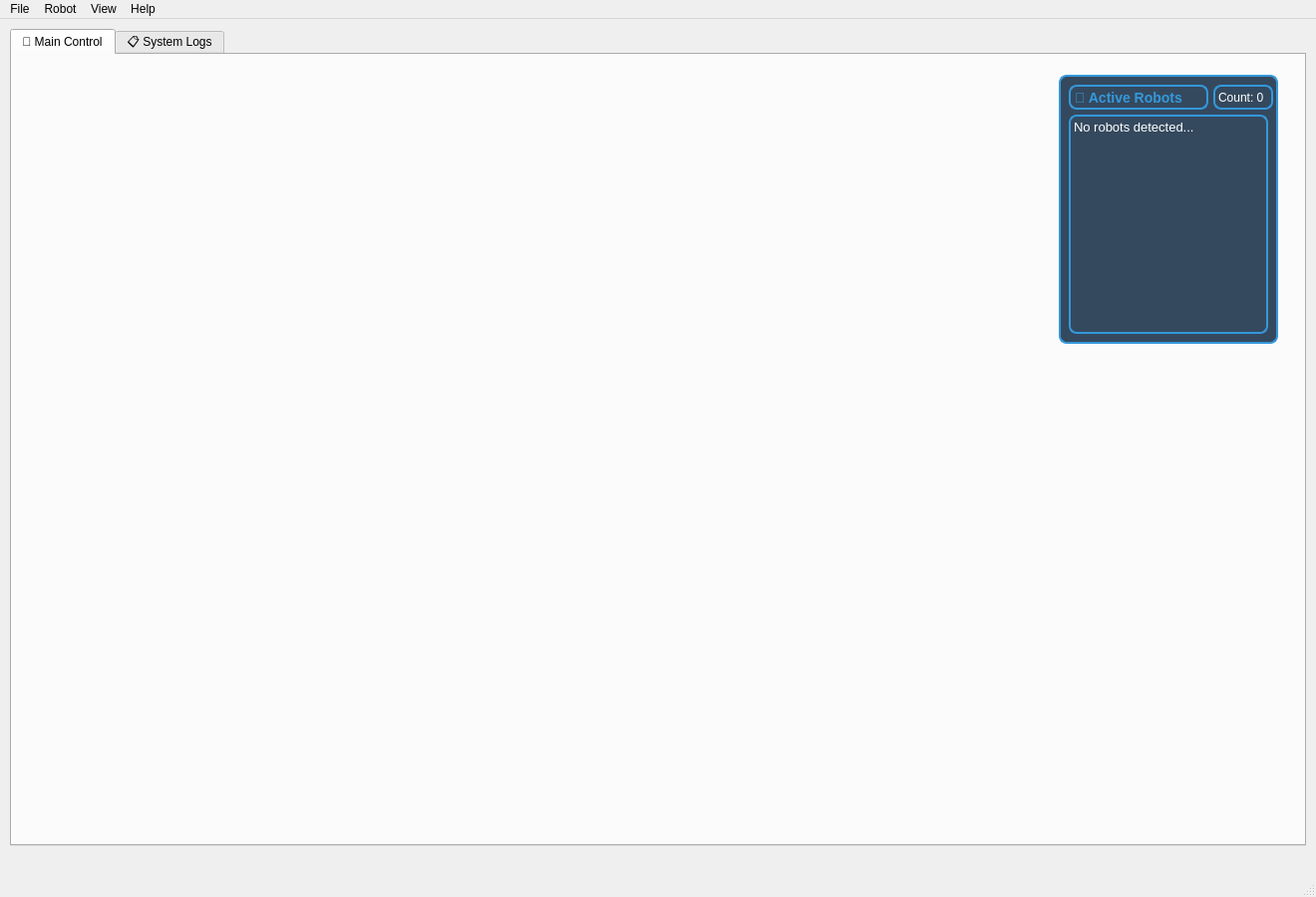
<?xml version="1.0" encoding="UTF-8"?>
<ui version="4.0">
 <class>MainWindow</class>
 <widget class="QMainWindow" name="MainWindow">
  <property name="geometry">
   <rect>
    <x>0</x>
    <y>0</y>
    <width>1320</width>
    <height>900</height>
   </rect>
  </property>
  <property name="minimumSize">
   <size>
    <width>1320</width>
    <height>900</height>
   </size>
  </property>
  <property name="windowTitle">
   <string>LIBO Administrator System v1.0</string>
  </property>
  <property name="windowIcon">
   <iconset>
    <normaloff>.</normaloff>.</iconset>
  </property>
  <property name="styleSheet">
   <string/>
  </property>
  <widget class="QWidget" name="centralwidget">
   <widget class="QTabWidget" name="tabWidget">
    <property name="geometry">
     <rect>
      <x>10</x>
      <y>10</y>
      <width>1300</width>
      <height>820</height>
     </rect>
    </property>
    <property name="tabPosition">
     <enum>QTabWidget::North</enum>
    </property>
    <property name="tabShape">
     <enum>QTabWidget::Rounded</enum>
    </property>
    <property name="currentIndex">
     <number>0</number>
    </property>
    <property name="elideMode">
     <enum>Qt::ElideNone</enum>
    </property>
    <property name="usesScrollButtons">
     <bool>false</bool>
    </property>
    <widget class="QWidget" name="main_tab">
     <attribute name="title">
      <string>🤖 Main Control</string>
     </attribute>
     <widget class="QFrame" name="robot_status_frame">
      <property name="geometry">
       <rect>
        <x>1050</x>
        <y>20</y>
        <width>220</width>
        <height>270</height>
       </rect>
      </property>
      <property name="styleSheet">
       <string>QFrame {
    border: 2px solid #3498db;
    border-radius: 8px;
    background-color: #34495e;
}

QLabel {
    color: white;
    font-size: 12px;
}

QLabel#robot_status_title {
    font-size: 14px;
    font-weight: bold;
    color: #3498db;
}

QLabel#robot_list_label {
    font-size: 13px;
    color: white;
}</string>
      </property>
      <widget class="QLabel" name="robot_status_title">
       <property name="geometry">
        <rect>
         <x>10</x>
         <y>10</y>
         <width>140</width>
         <height>25</height>
        </rect>
       </property>
       <property name="text">
        <string>🤖 Active Robots</string>
       </property>
      </widget>
      <widget class="QLabel" name="robot_count_label">
       <property name="geometry">
        <rect>
         <x>155</x>
         <y>10</y>
         <width>60</width>
         <height>25</height>
        </rect>
       </property>
       <property name="text">
        <string>Count: 0</string>
       </property>
      </widget>
      <widget class="QLabel" name="robot_list_label">
       <property name="geometry">
        <rect>
         <x>10</x>
         <y>40</y>
         <width>200</width>
         <height>220</height>
        </rect>
       </property>
       <property name="text">
        <string>No robots detected...</string>
       </property>
       <property name="alignment">
        <set>Qt::AlignLeading|Qt::AlignLeft|Qt::AlignTop</set>
       </property>
       <property name="wordWrap">
        <bool>true</bool>
       </property>
      </widget>
     </widget>
    </widget>
    <widget class="QWidget" name="log_tab">
     <attribute name="title">
      <string>📋 System Logs</string>
     </attribute>
     <widget class="QLabel" name="log_placeholder">
      <property name="geometry">
       <rect>
        <x>20</x>
        <y>20</y>
        <width>300</width>
        <height>30</height>
       </rect>
      </property>
      <property name="text">
       <string>System Logs (기능 추후 구현)</string>
      </property>
     </widget>
    </widget>
   </widget>
  </widget>
  <widget class="QMenuBar" name="menubar">
   <property name="geometry">
    <rect>
     <x>0</x>
     <y>0</y>
     <width>1320</width>
     <height>31</height>
    </rect>
   </property>
   <widget class="QMenu" name="menuFile">
    <property name="title">
     <string>File</string>
    </property>
    <addaction name="actionNew_Session"/>
    <addaction name="actionSave_Configuration"/>
    <addaction name="actionLoad_Configuration"/>
    <addaction name="separator"/>
    <addaction name="actionExit"/>
   </widget>
   <widget class="QMenu" name="menuRobot">
    <property name="title">
     <string>Robot</string>
    </property>
    <addaction name="actionConnect_Robot"/>
    <addaction name="actionDisconnect_Robot"/>
    <addaction name="actionRobot_Settings"/>
    <addaction name="separator"/>
    <addaction name="actionEmergency_Stop"/>
   </widget>
   <widget class="QMenu" name="menuView">
    <property name="title">
     <string>View</string>
    </property>
    <addaction name="actionFullscreen"/>
    <addaction name="actionShow_Status_Bar"/>
    <addaction name="separator"/>
    <addaction name="actionRefresh"/>
   </widget>
   <widget class="QMenu" name="menuHelp">
    <property name="title">
     <string>Help</string>
    </property>
    <addaction name="actionUser_Manual"/>
    <addaction name="actionSystem_Info"/>
    <addaction name="separator"/>
    <addaction name="actionAbout"/>
   </widget>
   <addaction name="menuFile"/>
   <addaction name="menuRobot"/>
   <addaction name="menuView"/>
   <addaction name="menuHelp"/>
  </widget>
  <widget class="QStatusBar" name="statusbar">
   <property name="styleSheet">
    <string/>
   </property>
  </widget>
  <action name="actionNew_Session">
   <property name="text">
    <string>New Session</string>
   </property>
   <property name="shortcut">
    <string>Ctrl+N</string>
   </property>
  </action>
  <action name="actionSave_Configuration">
   <property name="text">
    <string>Save Configuration</string>
   </property>
   <property name="shortcut">
    <string>Ctrl+S</string>
   </property>
  </action>
  <action name="actionLoad_Configuration">
   <property name="text">
    <string>Load Configuration</string>
   </property>
   <property name="shortcut">
    <string>Ctrl+O</string>
   </property>
  </action>
  <action name="actionExit">
   <property name="text">
    <string>Exit</string>
   </property>
   <property name="shortcut">
    <string>Ctrl+Q</string>
   </property>
  </action>
  <action name="actionConnect_Robot">
   <property name="text">
    <string>Connect Robot</string>
   </property>
   <property name="shortcut">
    <string>Ctrl+R</string>
   </property>
  </action>
  <action name="actionDisconnect_Robot">
   <property name="text">
    <string>Disconnect Robot</string>
   </property>
  </action>
  <action name="actionRobot_Settings">
   <property name="text">
    <string>Robot Settings</string>
   </property>
  </action>
  <action name="actionEmergency_Stop">
   <property name="text">
    <string>Emergency Stop</string>
   </property>
   <property name="shortcut">
    <string>F1</string>
   </property>
  </action>
  <action name="actionFullscreen">
   <property name="text">
    <string>Fullscreen</string>
   </property>
   <property name="shortcut">
    <string>F11</string>
   </property>
  </action>
  <action name="actionShow_Status_Bar">
   <property name="checkable">
    <bool>true</bool>
   </property>
   <property name="checked">
    <bool>true</bool>
   </property>
   <property name="text">
    <string>Show Status Bar</string>
   </property>
  </action>
  <action name="actionRefresh">
   <property name="text">
    <string>Refresh</string>
   </property>
   <property name="shortcut">
    <string>F5</string>
   </property>
  </action>
  <action name="actionUser_Manual">
   <property name="text">
    <string>User Manual</string>
   </property>
   <property name="shortcut">
    <string>F1</string>
   </property>
  </action>
  <action name="actionSystem_Info">
   <property name="text">
    <string>System Info</string>
   </property>
  </action>
  <action name="actionAbout">
   <property name="text">
    <string>About LIBO</string>
   </property>
  </action>
 </widget>
 <resources/>
 <connections/>
</ui>
